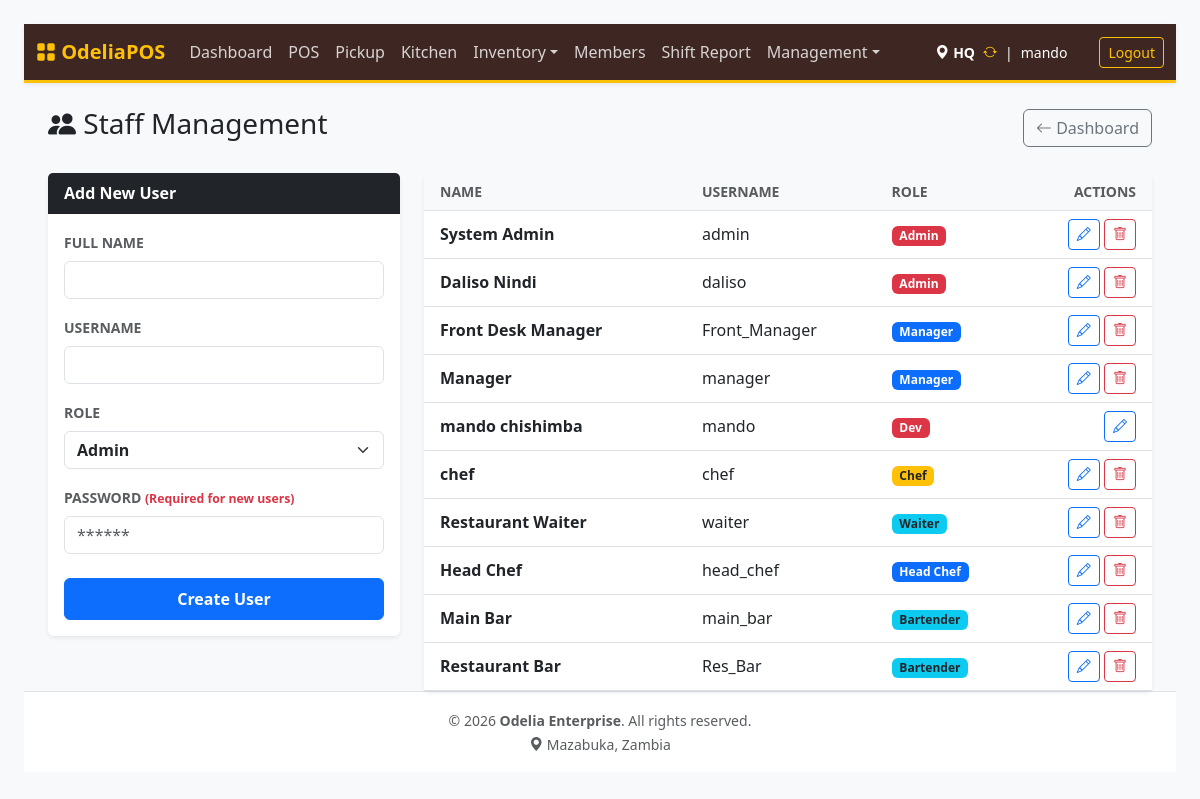
The app's page /index.php?page=users (signed in) with its own data.
### tables this page shows
CREATE TABLE `users` (
  `id` int NOT NULL AUTO_INCREMENT,
  `username` varchar(50) NOT NULL,
  `full_name` varchar(100) DEFAULT NULL,
  `password_hash` varchar(255) NOT NULL,
  `role` enum('admin','shopkeeper','manager','cashier','dev','chef','waiter','head_chef','bartender') NOT NULL DEFAULT 'cashier',
  `location_id` int DEFAULT NULL,
  `created_at` timestamp NULL DEFAULT CURRENT_TIMESTAMP,
  `force_password_change` tinyint(1) DEFAULT '0',
  `is_active` tinyint(1) DEFAULT '1',
  PRIMARY KEY (`id`),
  UNIQUE KEY `username` (`username`),
  KEY `location_id` (`location_id`),
  CONSTRAINT `users_ibfk_1` FOREIGN KEY (`location_id`) REFERENCES `locations` (`id`) ON DELETE SET NULL
);

### src/users.php (called while the page is built, shortened)
<?php
$stmt = $pdo->query("SHOW COLUMNS FROM users LIKE 'role'");
$row = $stmt->fetch(PDO::FETCH_ASSOC);
$enumStr = $row['Type'];
preg_match_all("/'([^']+)'/", $enumStr, $matches);
$rolesEnum = $matches[1] ?? ['cashier', 'manager', 'admin'];
$users = $pdo->query("SELECT * FROM users WHERE is_active = 1 ORDER BY role, username")->fetchAll();
?>

### templates/users.php (the view, shortened to what this page needs)
<!DOCTYPE html>
<html lang="en">
<head>
    <link href="https://cdn.jsdelivr.net/npm/bootstrap@5.3.0/dist/css/bootstrap.min.css" rel="stylesheet">
    <link rel="stylesheet" href="https://cdn.jsdelivr.net/npm/bootstrap-icons@1.10.5/font/bootstrap-icons.css">
</head>
<body class="p-4">
<div class="d-flex justify-content-between align-items-center mb-4">
    <h3><i class="bi bi-people-fill"></i> Staff Management</h3>
    <a href="index.php?page=dashboard" class="btn btn-outline-secondary"><i class="bi bi-arrow-left"></i> Dashboard</a>
</div>
<div class="row">
    <div class="col-md-4">
        <div class="card shadow-sm border-0">
            <div class="card-header bg-dark text-white fw-bold d-flex justify-content-between align-items-center">
                <span id="formTitle">Add New User</span>
            </div>
            <div class="card-body">
                <form method="POST">
                    <div class="mb-3">
                        <label class="form-label fw-bold small text-muted">FULL NAME</label>
                        <input type="text" name="full_name" id="fullName" class="form-control" required>
                    </div>
                    <div class="mb-3">
                        <label class="form-label fw-bold small text-muted">USERNAME</label>
                        <input type="text" name="username" id="username" class="form-control" required>
                    </div>
                    <div class="mb-3">
                        <label class="form-label fw-bold small text-muted">ROLE</label>
                        <select name="role" id="role" class="form-select fw-bold text-dark">
                            <?php foreach($rolesEnum as $r): ?>
                                <option value="<?= htmlspecialchars($r) ?>"><?= htmlspecialchars(ucwords(str_replace('_', ' ', $r))) ?></option>
                            <?php endforeach; ?>
                        </select>
                    </div>
                    <div class="mb-3">
                        <label class="form-label fw-bold small text-muted">PASSWORD <small class="text-danger" id="passHelp">(Required for new users)</small></label>
                        <input type="password" name="password" class="form-control" placeholder="******">
                    </div>
                    <div class="d-grid mt-4">
                        <button type="submit" class="btn btn-primary fw-bold py-2" id="btnSubmit">Create User</button>
                    </div>
                </form>
            </div>
        </div>
    </div>
    <div class="col-md-8">
        <div class="card shadow-sm border-0">
            <div class="card-body p-0">
                <table class="table table-hover mb-0 align-middle">
                    <thead class="table-light">
                        <tr>
                            <th class="ps-3 text-uppercase small text-muted">Name</th>
                            <th class="text-uppercase small text-muted">Username</th>
                            <th class="text-uppercase small text-muted">Role</th>
                            <th class="text-end pe-3 text-uppercase small text-muted">Actions</th>
                        </tr>
                    </thead>
                    <tbody>
                        <?php foreach($users as $u): ?>
                        <tr>
                            <td class="ps-3 fw-bold"><?= htmlspecialchars($u['full_name']) ?></td>
                            <td><?= htmlspecialchars($u['username']) ?></td>
                            <td>
                                <?php
                                    $badgeColor = 'secondary';
                                    if(in_array($u['role'], ['admin', 'dev'])) $badgeColor = 'danger';
                                    if(in_array($u['role'], ['manager', 'head_chef'])) $badgeColor = 'primary';
                                    if(in_array($u['role'], ['chef', 'kitchen'])) $badgeColor = 'warning text-dark';
                                    if(in_array($u['role'], ['bartender', 'waiter'])) $badgeColor = 'info text-dark';
                                ?>
                                <span class="badge bg-<?= $badgeColor ?>"><?= htmlspecialchars(ucwords(str_replace('_', ' ', $u['role']))) ?></span>
                            </td>
                            <td class="text-end pe-3">
                                <button class="btn btn-sm btn-outline-primary" onclick='editUser(<?= json_encode($u) ?>)'><i class="bi bi-pencil"></i></button>
                                <?php if($u['id'] != $_SESSION['user_id']): ?>
                                <form method="POST" class="d-inline" onsubmit="return confirmDeactivate(event)">
                                    <button class="btn btn-sm btn-outline-danger" title="Deactivate"><i class="bi bi-trash"></i></button>
                                </form>
                                <?php endif; ?>
                            </td>
                        </tr>
                        <?php endforeach; ?>
                    </tbody>
                </table>
            </div>
        </div>
    </div>
</div>
</body>
</html>

### templates/header.php (style rules this page uses)
:root { --theme-brown: #3e2723; --theme-gold: #ffc107; --theme-gold-dark: #d39e00; --theme-orange: #fd7e14; --theme-bg: #fff8e1; }
body { background-color: var(--theme-bg); color: var(--theme-brown); }

### templates/users.php (style rules this page uses)
body { background-color: #f8f9fa; }

### records on screen
users: full_name "System Admin", username "admin", role "Admin"
users: full_name "Daliso Nindi", username "daliso", role "Admin"
users: full_name "Front Desk Manager", username "Front_Manager", role "Manager"
users: full_name "Manager", username "manager", role "Manager"
users: full_name "mando chishimba", username "mando", role "Dev"
users: full_name "chef", username "chef", role "Chef"
users: full_name "Restaurant Waiter", username "waiter", role "Waiter"
users: full_name "Head Chef", username "head_chef", role "Head Chef"
users: full_name "Main Bar", username "main_bar", role "Bartender"
users: full_name "Restaurant Bar", username "Res_Bar", role "Bartender"

### other values on screen
$_SESSION['location_name'] "HQ"
$_SESSION['username'] "mando"
form field role "Admin"
